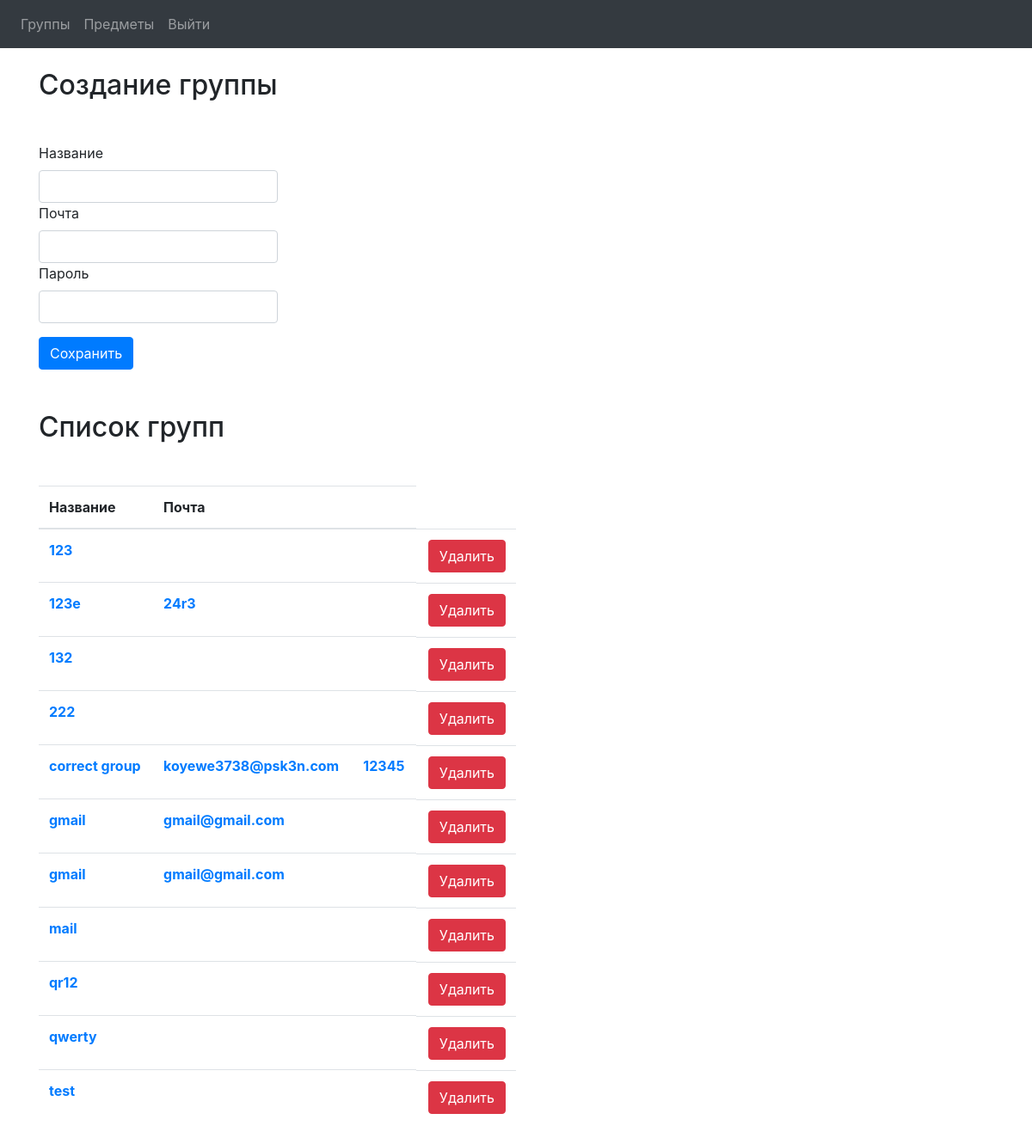
The app's page /groups/ (signed in) with its own data.
### class_book/apps/groups/models.py (models this page shows, shortened)
class Group(models.Model):
    name = models.CharField(max_length=30)
    subjects = models.ManyToManyField(Subject)
    email = models.EmailField()
    password = models.CharField(max_length=128)

### class_book/apps/groups/views.py (the view, shortened to what this page needs)
# urls.py: url(r'^(?P<pk>\d+)$', GroupView.as_view(), name='group'),  # group info
class GroupView(LoginRequiredMixin, View):
    login_url = '/accounting/login/'
    def get(self, request, pk: int = None):
        if pk is not None:
            group = Group.objects.get(id=pk)
            subject_list = Subject.objects.all().order_by("name")
            return render(request, 'groups/info.html', locals())
        else:
            object_list = Group.objects.all().order_by("name")
            return render(request, 'groups/index.html', locals())

### class_book/templates/groups/index.html (shortened to what this page needs)
{% extends "main/wrapper.html" %}
{% block content %}
    <div class="container">
        <h2 class="mb-5">Создание группы {{ subject.name }}</h2>
        <form class="w-25" action="/groups/" method="post">
            <div class="form-group">
                <label for="level3">Название</label>
                <input type="text" class="form-control" id="level3" name="name">
                <label for="level3">Почта</label>
                <input type="text" class="form-control" id="level3" name="email">
                <label for="level3">Пароль</label>
                <input type="text" class="form-control" id="level3" name="password">
            </div>
            <button type="submit" class="btn btn-primary">Сохранить</button>
        </form>
    </div>
    <div class="container mt-5">
        <h2 class="mb-5">Список групп </h2>
        <table class="table w-50">
            <thead>
            <tr>
                <th scope="col">Название</th>
                <th scope="col">Почта</th>
                <th scope="col"></th>
            </tr>
            </thead>
            <tbody>
            {% for group in object_list %}
                <tr>
                    <th scope="row"><a href="/groups/{{ group.id }}">{{ group.name }}</a></th>
                    <th scope="row"><a href="/groups/{{ group.id }}">{{ group.email }}</a></th>
                    <th scope="row"><a href="/groups/{{ group.id }}">{{ group.password }}</a></th>
                    <td class="d-flex justify-content-end">
                        <form action="/groups/{{ group.id }}" method="post">
                            <button type="submit" class="btn btn-danger" name="delete" value="{{ item.id }}">Удалить</button>
                        </form>
                    </td>
                </tr>
            {% endfor %}
            </tbody>
        </table>
    </div>
{% endblock %}

### records on screen
Group: name "123"
Group: name "123e", email "24r3"
Group: name "132"
Group: name "222"
Group: name "correct group", email "koyewe3738@psk3n.com", password "12345"
Group: name "gmail", email "gmail@gmail.com"
Group: name "gmail", email "gmail@gmail.com"
Group: name "mail"
Group: name "qr12"
Group: name "qwerty"
Group: name "test"
